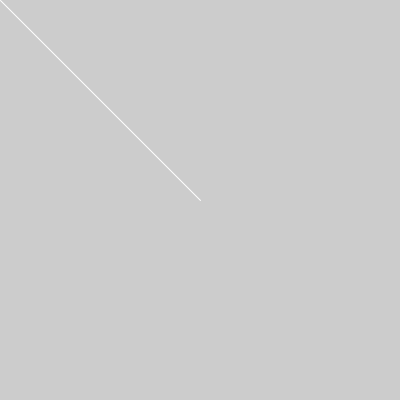
Frame 1 (no input)
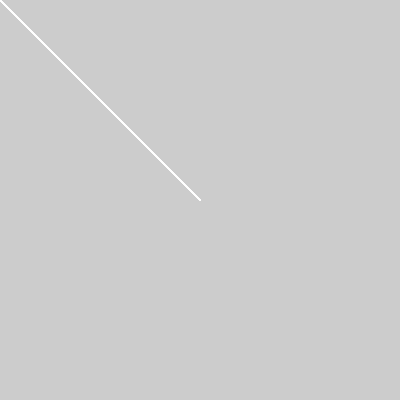
Frame 60 (the mouse pressed at the canvas centre just before this capture)
Frame 120 (the mouse held since frame 60 and released just before this capture): identical to frame 60, image omitted

The Processing sketch that drew these frames (run headless with seeded random() and noise(); from frame 60 on, the mouse is pressed at the canvas centre):

// Processing sketch: hello_line_pde
// ── hello_line_pde.pde
void setup()
{
  size(400, 400);
  stroke(255);
}

void draw()
{
  line(width/2, height/2, mouseX, mouseY);
}

void mousePressed()
{
  background(192, 64, 0);
}
